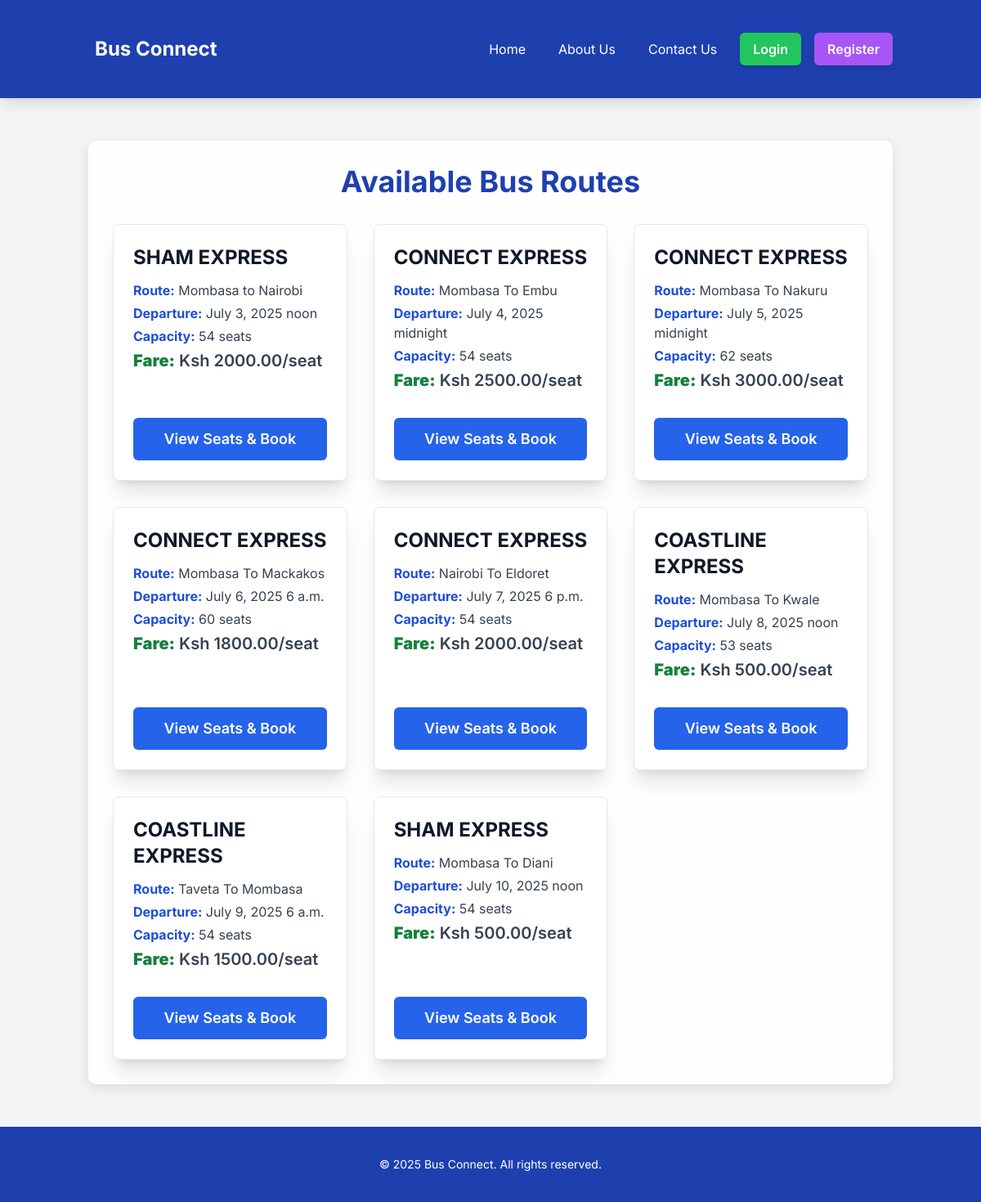
/available_bus/, run on an earlier commit of the app's database.
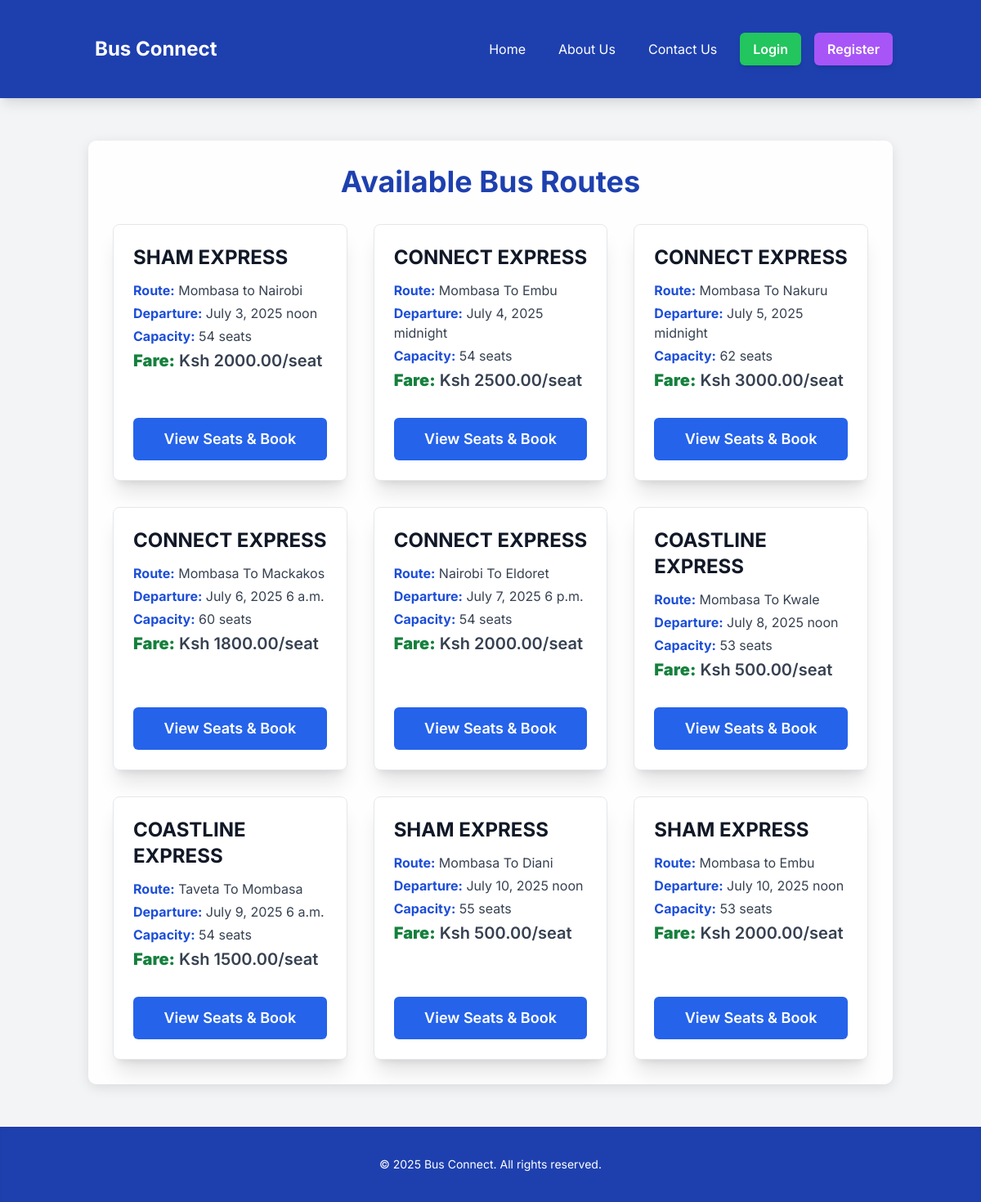
And on a later commit of the database.
### bus_app/models.py (models this page shows, shortened)
class Bus(models.Model):
    name = models.CharField(max_length=100)
    capacity = models.IntegerField(help_text="Total number of seats in the bus.")
    route = models.CharField(max_length=255)
    departure_time = models.DateTimeField()
    fare_per_seat = models.DecimalField(max_digits=6, decimal_places=2)

### bus_app/views.py (the view)
# urls.py: path('available_bus/', views.available_bus_view, name='available_bus'),
def available_bus_view(request):
    buses = Bus.objects.all().order_by('departure_time')
    return render(request, 'bus_app/available_bus.html', {'buses': buses})

### bus_app/templates/bus_app/available_bus.html (shortened to what this page needs)
{% extends 'bus_app/base.html' %}
{% block content %}
<h1 class="text-4xl font-bold text-center mb-8 text-blue-800">Available Bus Routes</h1>
{% if buses %}
    <div class="grid grid-cols-1 md:grid-cols-2 lg:grid-cols-3 gap-8">
        {% for bus in buses %}
            <div class="bg-white p-6 rounded-lg shadow-xl hover:shadow-2xl transition-shadow duration-300 border border-gray-200 flex flex-col justify-between">
                <div>
                    <h2 class="text-2xl font-bold text-gray-900 mb-3">{{ bus.name }}</h2>
                    <p class="text-gray-700 mb-1"><strong class="text-blue-700">Route:</strong> {{ bus.route }}</p>
                    <p class="text-gray-700 mb-1"><strong class="text-blue-700">Departure:</strong> {{ bus.departure_time|date:"F j, Y P" }}</p>
                    <p class="text-gray-700 mb-1"><strong class="text-blue-700">Capacity:</strong> {{ bus.capacity }} seats</p>
                    <p class="text-gray-700 mb-4 text-xl font-semibold"><strong class="text-green-700">Fare:</strong> Ksh {{ bus.fare_per_seat }}/seat</p>
                </div>
                <a href="{% url 'bus_detail' bus.id %}" class="w-full btn btn-primary text-center mt-4 py-3 text-lg">View Seats & Book</a>
            </div>
        {% endfor %}
    </div>
{% else %}
    <div class="flex flex-col items-center justify-center py-20">
        <p class="text-center text-gray-600 text-2xl mb-4">No buses available at the moment.</p>
        <p class="text-center text-gray-500 text-lg">Please check back later!</p>
    </div>
{% endif %}
{% endblock content %}

What changed in the data, as far as the page shows it:
changed Bus "Mombasa To Diani": capacity "54" → "55"
added Bus: name "SHAM EXPRESS", route "Mombasa to Embu", departure_time "July 10, 2025 noon", capacity "53", fare_per_seat "2000.00"
